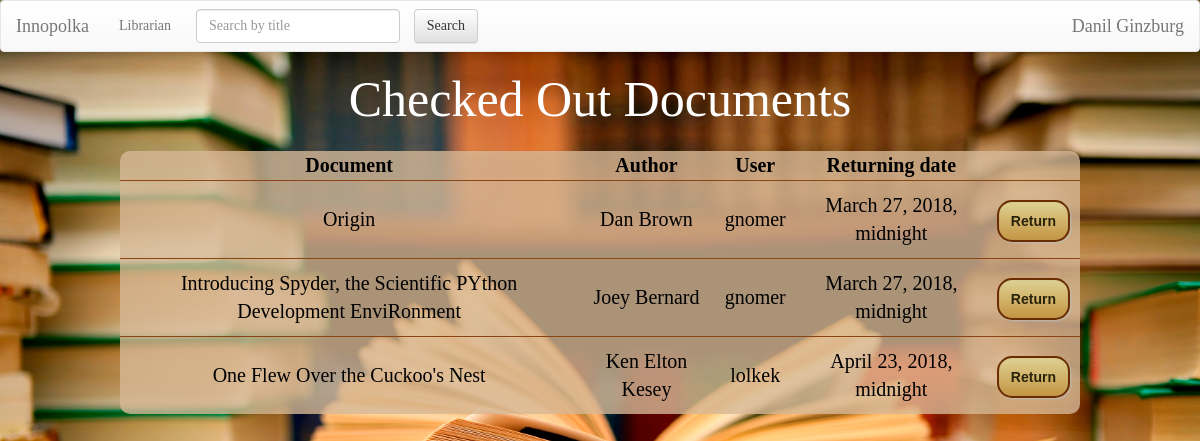
/checked_out_docs/ (signed in), run on an earlier commit of the app's database.
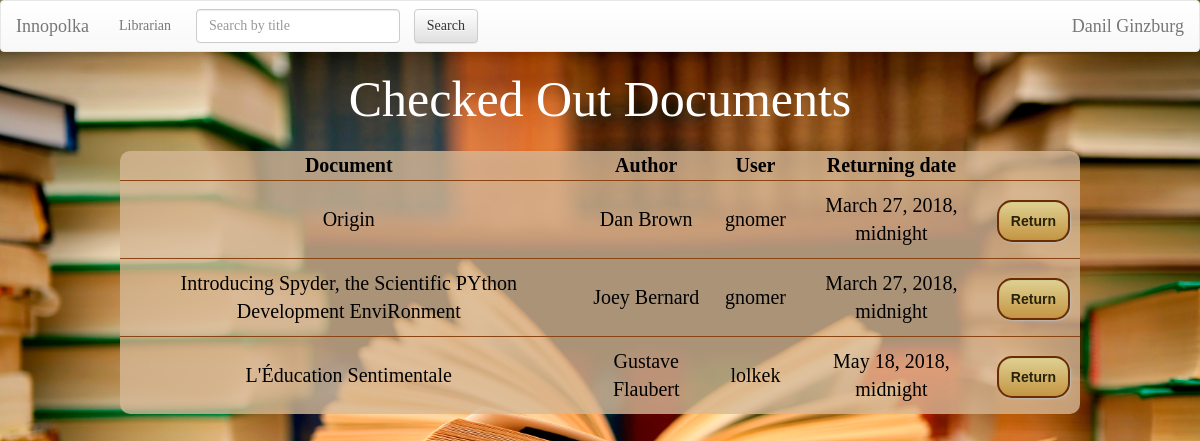
And on a later commit of the database.
### Documents/models.py (models this page shows, shortened)
class DocumentCopy(models.Model):
    doc = models.ForeignKey(Document, blank=True, default=None, on_delete=models.CASCADE) # link document which is checked out
    checked_up_by_whom = models.ForeignKey(User, blank=True, default=None, on_delete=models.CASCADE) # link to holder
    date = models.DateTimeField(default=str(datetime.datetime.today().strftime("%Y-%m-%d %H:%M")))
    returning_date = models.DateTimeField(default=str(datetime.datetime.today().strftime("%Y-%m-%d %H:%M")))
    time_left = models.CharField(null=True, max_length=250)
    fine_price = models.IntegerField(null=True)
    renewed = models.BooleanField(default=False)
    class Meta:
        verbose_name_plural = 'Document copies'

class Document(models.Model):
    title = models.CharField(max_length=250)
    price = models.IntegerField()
    keywords = models.CharField(max_length=250) # the list of keywords stored in string
    authors = models.CharField(max_length=250) # the list of authors in string format splitted by space
    cover = models.CharField(max_length=1000, default="https://lh3.googleusercontent.com/zqfUbCXdb1oGmsNEzNxTjQU5ZlS3x46nQoB83sFbRSlMnpDTZgdVCe_LvCx-rl7sOA=w300")
    copies = models.PositiveIntegerField(default=1)
    type = models.CharField(max_length=100, default='Document')
    is_bestseller = models.BooleanField(default=False)
    is_reference = models.BooleanField(default=False)
    level = models.PositiveIntegerField(default=1)
    room = models.PositiveIntegerField(default=1)

### Documents/views.py (the view)
# urls.py: url(r'^checked_out_docs/$', views.CheckedOutDocsView.as_view(), name='checked_out_docs'),
class CheckedOutDocsView(ListView):
    model = DocumentCopy
    template_name = 'Documents/checked_out_docs.html'
    context_object_name = 'document_copies'
    def get(self, request, *args, **kwargs):
        if request.user.is_staff:
            return super().get(request, *args, **kwargs)
        return redirect('/')

### Documents/templates/Documents/checked_out_docs.html (shortened to what this page needs)
{% extends 'Documents/base.html'  %}
{% load staticfiles %}
{% block body  %}
<h1> Checked Out Documents</h1>
<table>
    <tr>
        <th class="cen">Document</th>
        <th class="cen">Author</th>
        <th class="cen">User</th>
        <th class="cen">Returning date</th>
    </tr>
    <tr>
        {% for copy in document_copies %}
        <td><a href="/{{ copy.doc.id }}/">{{ copy.doc.title }}</a></td>
        <td>{{ copy.doc.authors }}</td>
        <td><a href="/user/?id={{ copy.checked_up_by_whom.id }}">{{ copy.checked_up_by_whom }}</a></td>
        <td>{{ copy.returning_date}}</td>
        <td><a class="button" href="/requests/return/?copy_id={{ copy.id }}" onclick="
        return confirm('Return {{copy.doc.title}} from {{copy.checked_up_by_whom.username}} back?');
">Return</a></td>
    </tr>
    {% endfor %}
</table>
{% endblock %}

### Documents/templates/Documents/base.html (shortened to what this page needs)
<!DOCTYPE html>
<html lang="en">
<head>
    {% load staticfiles %}
    <link rel="stylesheet" href="//maxcdn.bootstrapcdn.com/bootstrap/3.2.0/css/bootstrap.min.css">
    <link rel="stylesheet" href="//maxcdn.bootstrapcdn.com/bootstrap/3.2.0/css/bootstrap-theme.min.css">
</head>
<body>
<nav class="navbar navbar-default">
    <div class="container-fluid">
        <div class="navbar-header">
            <a class="navbar-brand" href="/">Innopolka</a>
            <ul class="nav navbar-nav navbar-right">
                {% if user.is_staff %}
                <li class="nav-item dropdown">
                    <a class="nav-link dropdown-toggle" href="/user/" id="dropdown01" data-toggle="dropdown"
                       aria-haspopup="true" aria-expanded="false">Librarian</a>
            </ul>
            {% endif %}
        </div>
        <div class="collapse navbar-collapse" id="bs-example-navbar-collapse-1">
            <form class="navbar-form navbar-left" action="/">
                <div class="form-group">
                    <input type="text" class="form-control" name="q" placeholder="Search by title" >
                </div>
                <input type="submit" class="btn btn-default not_wide" value="Search">
            </form>
            <ul class="nav navbar-nav navbar-right">
                {% if user.is_anonymous %}
                    <li><a href="/user/login">Log In</a></li>
                {% elif user.is_authenticated %}
                <ul class="nav navbar-nav navbar-right">
                <li class="nav-item dropdown">
                    <a class="navbar-brand" href="/user/?id={{user.id}}" id="dropdown02" data-toggle="dropdown"
                       aria-haspopup="true" aria-expanded="false">{{ user.first_name }} {{user.last_name}}</a>
            </ul>
                {% endif %}
            </ul>
        </div>
    </div>
</nav>
{% block body %}{% endblock %}
</body>
</html>

### Documents/templates/Documents/base.html (style rules this page uses)
body { font-family: Futura; color: white; background: url("/Documents/static/images/background.jpg") no-repeat fixed center center; background-size: cover; }
table { border: 3px solid saddlebrown; border-radius: 5px; width: 80%; background-color: rgba(214, 184, 150, 0.8); color: black; empty-cells: hide; text-align: center; margin: 10px; }
tr { border: 1px solid saddlebrown; text-align: center; }
td { border: 1px solid saddlebrown; padding: 10px; font-size: 20px; color: black; }
form { padding: 5px; color: black; font-size: 15px; margin: 5px; }
input { background-color: floralwhite; border: 2px solid saddlebrown; border-radius: 5px; margin: 0 0 0 10px; left: 50%; }
.button { text-decoration: none; text-align: center; padding: 11px 12px; border: solid 2px #6b2c02; -webkit-border-radius: 15px; -moz-border-radius: 15px; border-radius: 15px; font: 14px "Lucida Sans Unicode", "Lucida Grande", sans-serif; font-weight: bold; color: #292208; background-color: #ded192; background-image: -moz-linear-gradient(top, #ded192 0%, #c49543 100%); background-image: -webkit-linear-gradient(top, #ded192 0%, #c49543 100%); background-image: -o-linear-gradient(top, #ded192 0%, #c49543 100%); background-image: -ms-linear-gradient(top, #ded192 0%, #c49543 100%); filter: progid:DXImageTransform.Microsoft.gradient(startColorstr='#c49543', endColorstr='#c49543', GradientType=0); background-image: linear-gradient(top, #ded192 0%, #c49543 100%); -webkit-box-shadow: 1px 1px 2px #bababa, inset 0px 0px 1px #969393; -moz-box-shadow: 1px 1px 2px #bababa, inset 0px 0px 1px #969393; box-shadow: 1px 1px 2px #bababa, inset 0px 0px 1px #969393; }

### Documents/templates/Documents/checked_out_docs.html (style rules this page uses)
h1 { font-size: 50px; text-align: center; margin-bottom: 2%; }
.cen { text-align: center; font-size: 20px; }
table { border: none; border-radius: 10px; margin-left: 10%; }
tr { border: none; text-align: left; padding: 1%; }
td { border: none; text-align: center; border-top: 1px solid saddlebrown; }
a { color: black; }

What changed in the data, as far as the page shows it:
removed DocumentCopy: doc "One Flew Over the Cuckoo's Nest", doc.authors "Ken Elton Kesey", checked_up_by_whom "lolkek", returning_date "April 23, 2018, midnight"
added DocumentCopy: doc "L'Éducation Sentimentale", doc.authors "Gustave Flaubert", checked_up_by_whom "lolkek", returning_date "May 18, 2018, midnight"
